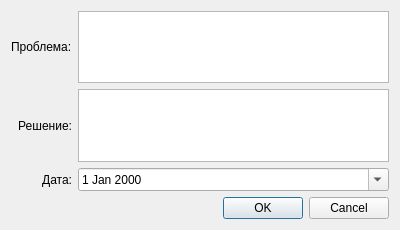
<?xml version="1.0" encoding="UTF-8"?>
<ui version="4.0">
 <class>DialogProblemSolutionInfo</class>
 <widget class="QDialog" name="DialogProblemSolutionInfo">
  <property name="geometry">
   <rect>
    <x>0</x>
    <y>0</y>
    <width>400</width>
    <height>230</height>
   </rect>
  </property>
  <property name="windowTitle">
   <string>Обнаруженные проблемы</string>
  </property>
  <layout class="QGridLayout" name="gridLayout">
   <item row="0" column="0">
    <widget class="QLabel" name="label">
     <property name="text">
      <string>Проблема:</string>
     </property>
    </widget>
   </item>
   <item row="0" column="1">
    <widget class="QPlainTextEdit" name="pteProblem"/>
   </item>
   <item row="1" column="0">
    <widget class="QLabel" name="label_2">
     <property name="text">
      <string>Решение:</string>
     </property>
     <property name="alignment">
      <set>Qt::AlignRight|Qt::AlignTrailing|Qt::AlignVCenter</set>
     </property>
    </widget>
   </item>
   <item row="1" column="1">
    <widget class="QPlainTextEdit" name="pteSolution"/>
   </item>
   <item row="2" column="0">
    <widget class="QLabel" name="label_3">
     <property name="text">
      <string>Дата:</string>
     </property>
     <property name="alignment">
      <set>Qt::AlignRight|Qt::AlignTrailing|Qt::AlignVCenter</set>
     </property>
    </widget>
   </item>
   <item row="2" column="1">
    <widget class="QDateEdit" name="dateEdit">
     <property name="calendarPopup">
      <bool>true</bool>
     </property>
    </widget>
   </item>
   <item row="3" column="1">
    <spacer name="verticalSpacer">
     <property name="orientation">
      <enum>Qt::Vertical</enum>
     </property>
     <property name="sizeHint" stdset="0">
      <size>
       <width>20</width>
       <height>1</height>
      </size>
     </property>
    </spacer>
   </item>
   <item row="4" column="0" colspan="2">
    <widget class="QDialogButtonBox" name="buttonBox">
     <property name="orientation">
      <enum>Qt::Horizontal</enum>
     </property>
     <property name="standardButtons">
      <set>QDialogButtonBox::Cancel|QDialogButtonBox::Ok</set>
     </property>
    </widget>
   </item>
  </layout>
 </widget>
 <resources/>
 <connections>
  <connection>
   <sender>buttonBox</sender>
   <signal>accepted()</signal>
   <receiver>DialogProblemSolutionInfo</receiver>
   <slot>accept()</slot>
   <hints>
    <hint type="sourcelabel">
     <x>248</x>
     <y>254</y>
    </hint>
    <hint type="destinationlabel">
     <x>157</x>
     <y>274</y>
    </hint>
   </hints>
  </connection>
  <connection>
   <sender>buttonBox</sender>
   <signal>rejected()</signal>
   <receiver>DialogProblemSolutionInfo</receiver>
   <slot>reject()</slot>
   <hints>
    <hint type="sourcelabel">
     <x>316</x>
     <y>260</y>
    </hint>
    <hint type="destinationlabel">
     <x>286</x>
     <y>274</y>
    </hint>
   </hints>
  </connection>
 </connections>
</ui>
